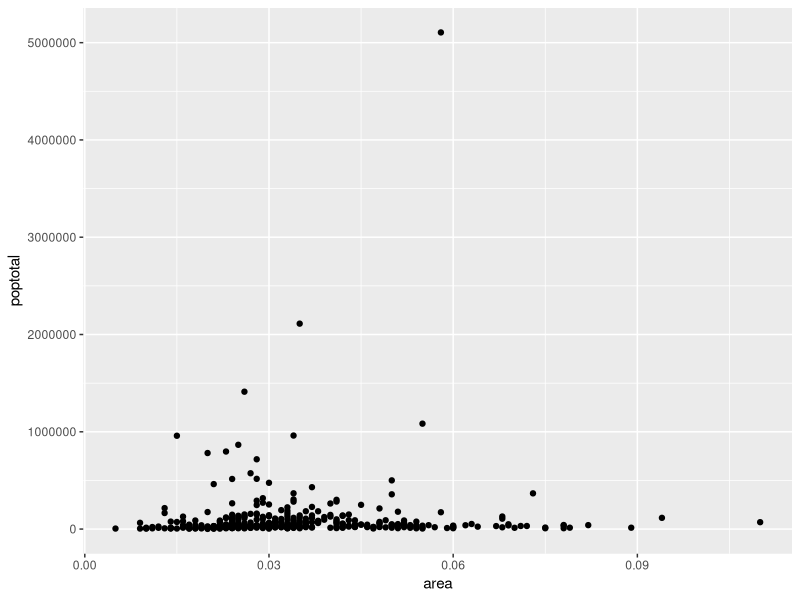
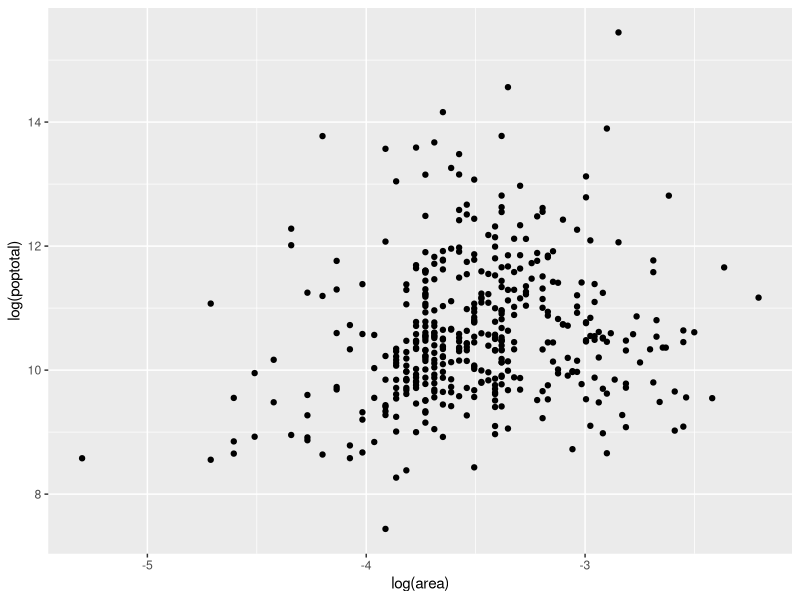
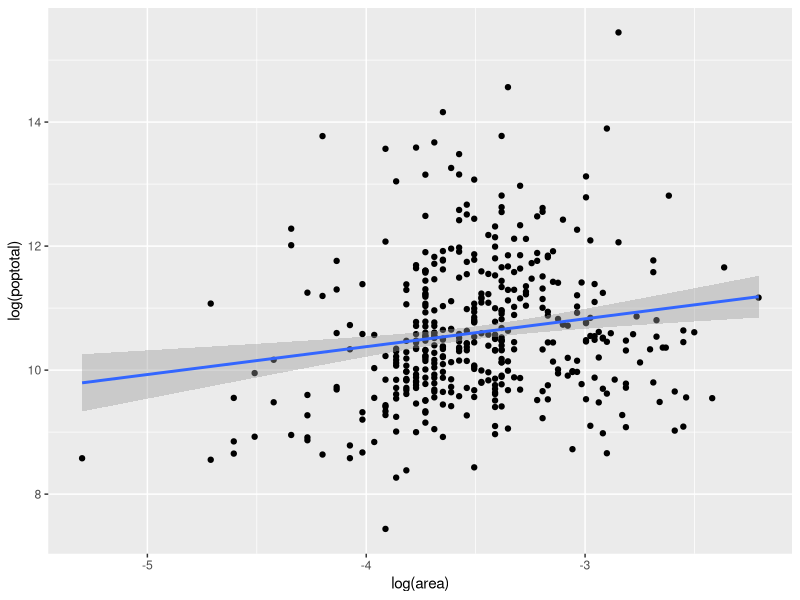
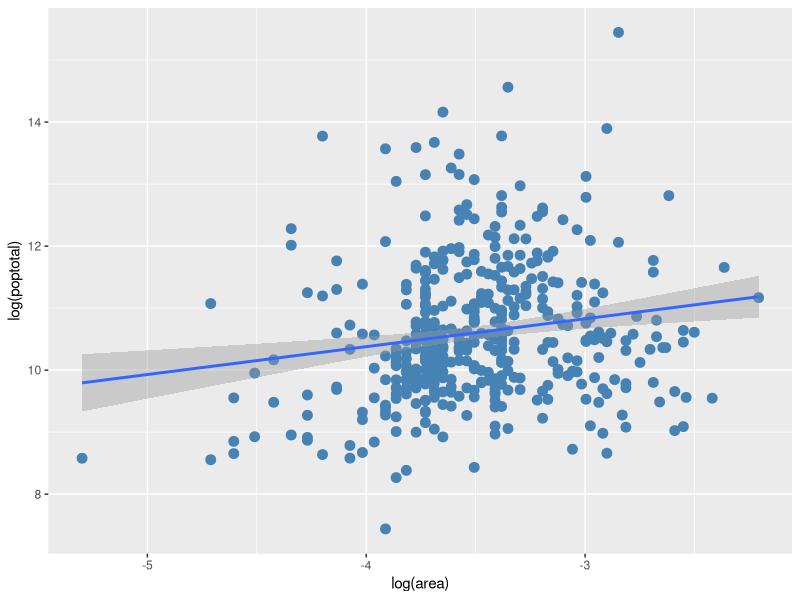
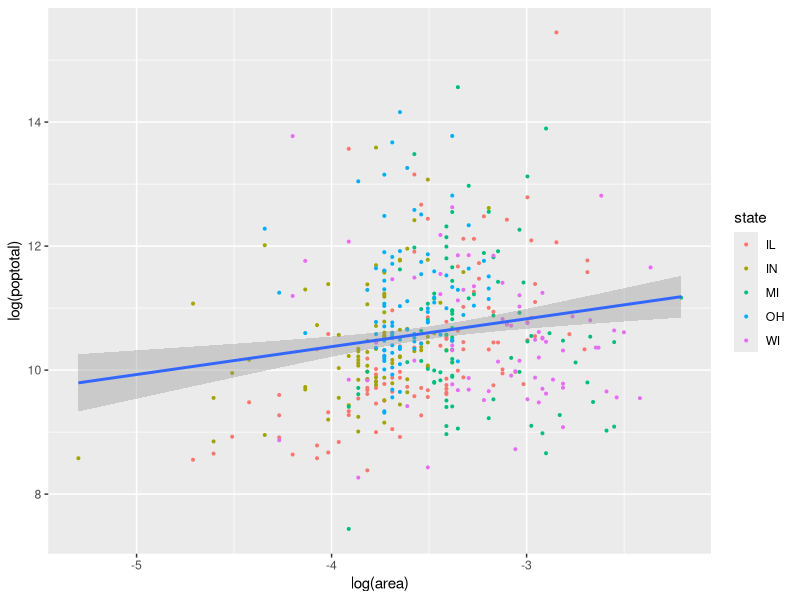
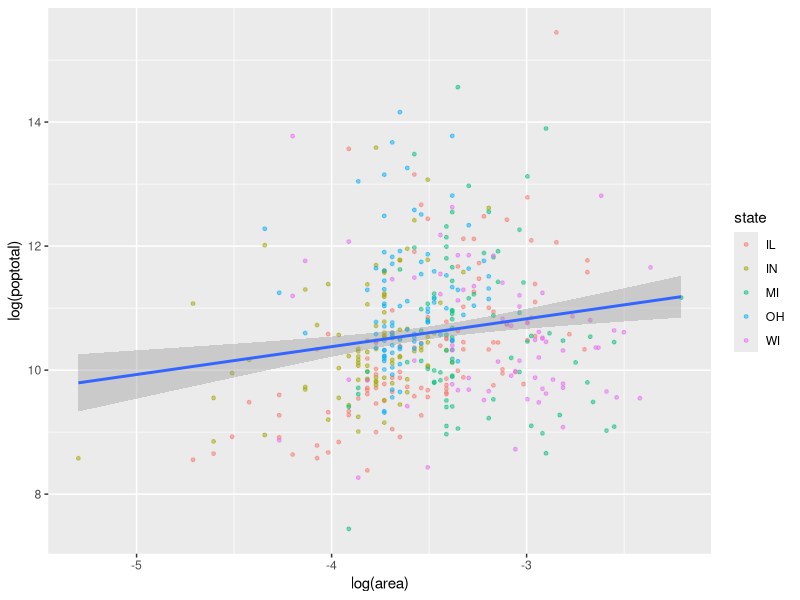
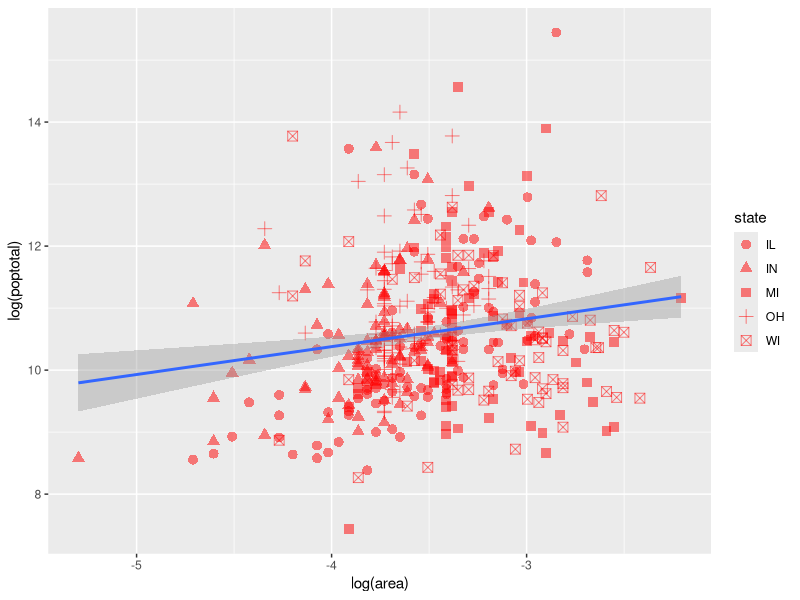
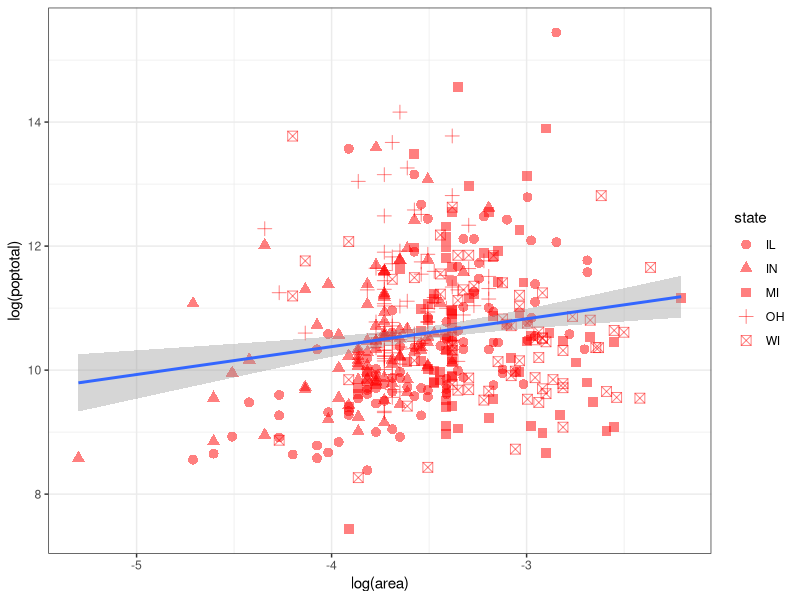

The R source for these figures, in order:
# Visualización de datos (II): plots más complejos (por categorías), mapas.

############################################
# Scatters: pero ahora en GGPLOT
############################################

# instalar libreria
install.packages("ggplot2")

# cargar libreria
library(ggplot2)

options(scipen=999) # Apagar notacion cientifica

ggplot(midwest, aes(x=area, y=poptotal)) + geom_point() 

ggplot(midwest, aes(x=log(area), y=log(poptotal))) + geom_point() # Logeado 


ggplot(midwest, aes(x=log(area), y=log(poptotal))) + geom_point() + geom_smooth(method="lm") # con linea
# 1. Que significa esta linea?


# Altamente customizable
ggplot(midwest, aes(x=log(area), y=log(poptotal))) + geom_point(col="steelblue", size=3) + geom_smooth(method="lm") # Color azul

ggplot(midwest, aes(x=log(area), y=log(poptotal))) + geom_point(aes(col=state), size=0.7) + geom_smooth(method="lm") # Color by state

ggplot(midwest, aes(x=log(area), y=log(poptotal))) + geom_point(aes(col=state), size=1, alpha=0.5) + geom_smooth(method="lm") # Alpha

ggplot(midwest, aes(x=log(area), y=log(poptotal))) + geom_point(aes(shape=state), colour = "red", size=3, alpha=0.5) + geom_smooth(method="lm") # Forma del punto, segun estado.

ggplot(midwest, aes(x=log(area), y=log(poptotal))) + geom_point(aes(shape=state), colour = "red", size=3, alpha=0.5) + geom_smooth(method="lm") + theme_bw() #  Cambio de "tema de colores"

ggplot(midwest, aes(x=log(area), y=log(poptotal))) + geom_point(aes(shape=state), colour = "red", size=3, alpha=0.5) + geom_smooth(method="lm") + theme_bw() + labs(title="Area y Poblacion", y="Poblacion (log)", x="Area (log)", caption="Base de datos 'Midwest'") # Cambio en los titulos de los ejes.


# en este grafico usamos geom_point dos veces. una para poner los puntos del log(poptotal) y otra para los puntos de "percblack" (% de Afro americanos). Este tipo de graficos se usa cuando queremos observar la relacion ente dos variables. Aqui no vemos que haya una relacion clara.
ggplot(midwest, aes(x=log(area))) + 
        geom_point(aes(y=log(poptotal)), colour = "red", size=3, alpha=0.5) + 
        geom_point(aes(y=log(percblack)), colour = "green", size=2, alpha=0.5) + 
        theme_bw() + 
        labs(title="Area y Población", y="Población", x="Área", caption="Base de datos 'Midwest'")



############################################
# Mapas en GGPLOT
############################################


# instalar librerias (OJO: podemos cargamos varias al mismo tiempo, si lo hacemos escribiendo un vector "c" ).
install.packages(c("rgeos", "cowplot", "googleway", "ggplot2", "ggrepel", "ggspatial", "libwgeom", "sf", "rnaturalearth", "rnaturalearthdata"))


# cargamos algunas de estas librerias 
library("ggplot2")
theme_set(theme_bw()) # seteamos el tema "black and white" para no tener ese fondo plomo que siempre tiene GGPLOT. Se ve mejor, mas limpio.
library("sf")
library("rnaturalearth") # libreria con todos los mapas del mundo
library("rnaturalearthdata") # libreria complementaria de "rnaturalearth"

#
world <- ne_countries(scale = "medium", returnclass = "sf")

# grafico basico del mundo
ggplot(data = world) + geom_sf()


# agreguemosle un poco de color...
ggplot(data = world) + geom_sf(color = "black", fill = "lightgreen") # pero esta coloracion no aporta mucha informacion...

# agreguemosle un poco de color...pero con algo mas de significado.
ggplot(data = world) + geom_sf(aes(fill = pop_est)) + scale_fill_viridis_c(option = "plasma", trans = "sqrt") # poblacion estimada.

# tratemos de plotear el Sudamerica...para eso, cambiamos las coordenadas.
ggplot(data = world) + geom_sf() + coord_sf(xlim = c(-84, -35), ylim = c(-55, 12)) 



# Plot mas complejo de Sudamerica
world_points<- st_centroid(world) # declaremos los nombres de los paises segun coordenadas.
world_points # veamos...
world_points <- cbind(world, st_coordinates(st_centroid(world$geometry))) # "column bind" (haciendo MERGE...nuestra base de datos con latitud/longitud, y otra base con "world_points", es decir, nombres de los paises)

# ahora ocupemos la misma base de datos para plotear Sudametica, pero con el nombre de los paises.
ggplot(data = world) + geom_sf() + coord_sf(xlim = c(-84, -35), ylim = c(-55, 12)) + geom_text(data= world_points,aes(x=X, y=Y, label=name), color = "darkblue", fontface = "bold", check_overlap = FALSE)
